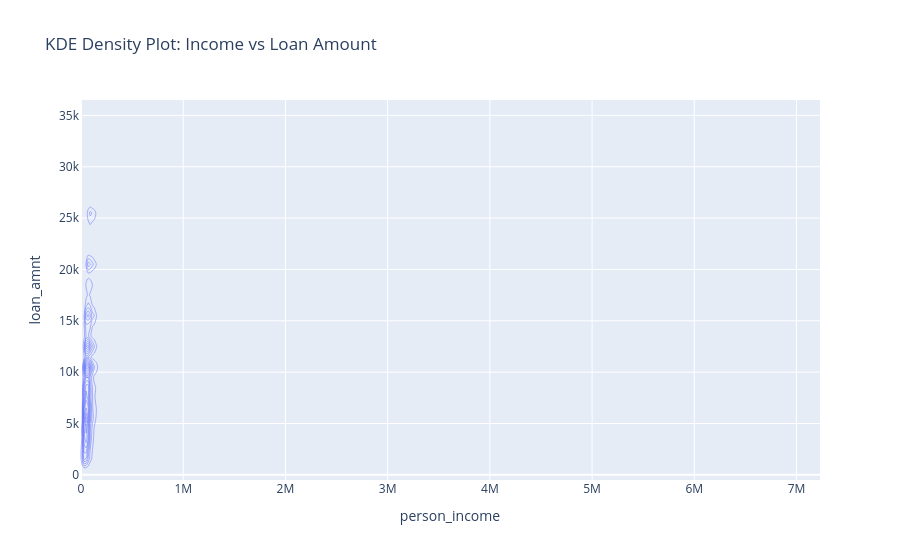

The cell this chart's notebook holds for it:
### Code cell
fig_kde = px.density_contour(
    df,
    x="person_income",
    y="loan_amnt",
    title="KDE Density Plot: Income vs Loan Amount",
)
fig_kde.show()

### Figure 1 — Plotly figure (JSON) as saved in the notebook; plotly's stock layout.template omitted (floating-point values rounded to 4 significant figures; data arrays with more than 128 entries replaced by an {"elided": "..."} marker saying what was removed)
{"data": [{"contours": {"coloring": "none"}, "hovertemplate": "person_income=%{x}<br>loan_amnt=%{y}<br>count=%{z}<extra></extra>", "legendgroup": "", "line": {"color": "#636efa"}, "name": "", "showlegend": false, "type": "histogram2dcontour", "x": {"elided": "45000 float values"}, "xaxis": "x", "xbingroup": "x", "y": {"elided": "45000 float values"}, "yaxis": "y", "ybingroup": "y"}], "layout": {"legend": {"tracegroupgap": 0}, "title": {"text": "KDE Density Plot: Income vs Loan Amount"}, "xaxis": {"anchor": "y", "domain": [0.0, 1.0], "title": {"text": "person_income"}}, "yaxis": {"anchor": "x", "domain": [0.0, 1.0], "title": {"text": "loan_amnt"}}}}
